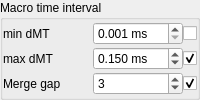
        <widget class="QGroupBox" name="groupBox_2">
         <property name="sizePolicy">
          <sizepolicy hsizetype="Minimum" vsizetype="Preferred">
           <horstretch>0</horstretch>
           <verstretch>0</verstretch>
          </sizepolicy>
         </property>
         <property name="title">
          <string>Macro time interval</string>
         </property>
         <property name="alignment">
          <set>Qt::AlignLeading|Qt::AlignLeft|Qt::AlignTop</set>
         </property>
         <property name="flat">
          <bool>false</bool>
         </property>
         <layout class="QGridLayout" name="gridLayout_3">
          <property name="leftMargin">
           <number>0</number>
          </property>
          <property name="topMargin">
           <number>0</number>
          </property>
          <property name="rightMargin">
           <number>0</number>
          </property>
          <property name="bottomMargin">
           <number>0</number>
          </property>
          <property name="spacing">
           <number>0</number>
          </property>
          <item row="1" column="1">
           <widget class="QDoubleSpinBox" name="doubleSpinBox_3">
            <property name="toolTip">
             <string>Maximum inter photon time</string>
            </property>
            <property name="suffix">
             <string> ms</string>
            </property>
            <property name="decimals">
             <number>3</number>
            </property>
            <property name="minimum">
             <double>0.001000000000000</double>
            </property>
            <property name="maximum">
             <double>999.990000000000009</double>
            </property>
            <property name="value">
             <double>0.150000000000000</double>
            </property>
           </widget>
          </item>
          <item row="2" column="2">
           <widget class="QCheckBox" name="checkBox_5">
            <property name="text">
             <string/>
            </property>
            <property name="checked">
             <bool>true</bool>
            </property>
           </widget>
          </item>
          <item row="1" column="2">
           <widget class="QCheckBox" name="checkBox_3">
            <property name="text">
             <string/>
            </property>
            <property name="checked">
             <bool>true</bool>
            </property>
           </widget>
          </item>
          <item row="0" column="1">
           <widget class="QDoubleSpinBox" name="doubleSpinBox_2">
            <property name="sizePolicy">
             <sizepolicy hsizetype="Minimum" vsizetype="Fixed">
              <horstretch>0</horstretch>
              <verstretch>0</verstretch>
             </sizepolicy>
            </property>
            <property name="toolTip">
             <string>Minimum interphoton time</string>
            </property>
            <property name="suffix">
             <string> ms</string>
            </property>
            <property name="decimals">
             <number>3</number>
            </property>
            <property name="minimum">
             <double>0.001000000000000</double>
            </property>
            <property name="maximum">
             <double>999.990000000000009</double>
            </property>
            <property name="singleStep">
             <double>0.001000000000000</double>
            </property>
            <property name="value">
             <double>0.001000000000000</double>
            </property>
           </widget>
          </item>
          <item row="2" column="0">
           <widget class="QLabel" name="label_8">
            <property name="text">
             <string>Merge gap</string>
            </property>
           </widget>
          </item>
          <item row="0" column="0">
           <widget class="QLabel" name="label_3">
            <property name="text">
             <string>min dMT</string>
            </property>
           </widget>
          </item>
          <item row="1" column="0">
           <widget class="QLabel" name="label_7">
            <property name="text">
             <string>max dMT</string>
            </property>
           </widget>
          </item>
          <item row="0" column="2">
           <widget class="QCheckBox" name="checkBox_2">
            <property name="sizePolicy">
             <sizepolicy hsizetype="Fixed" vsizetype="Fixed">
              <horstretch>0</horstretch>
              <verstretch>0</verstretch>
             </sizepolicy>
            </property>
            <property name="text">
             <string/>
            </property>
           </widget>
          </item>
          <item row="2" column="1">
           <widget class="QSpinBox" name="spinBox_7">
            <property name="toolTip">
             <string>If two events are separated by less than specified number, events inbetween are selected. Used to fill gaps in photon trace and as merge gap for Kalman filter.</string>
            </property>
            <property name="maximum">
             <number>999</number>
            </property>
            <property name="value">
             <number>3</number>
            </property>
           </widget>
          </item>
         </layout>
        </widget>
